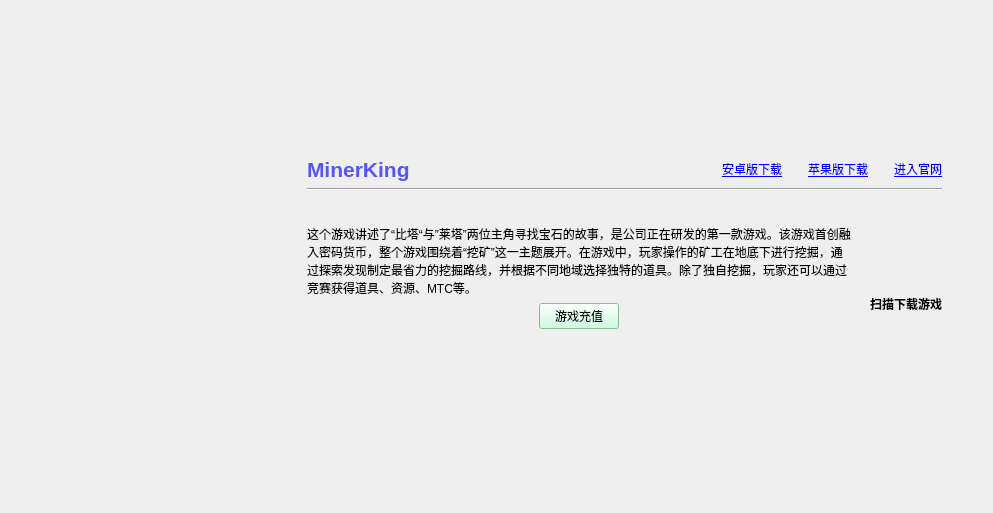
<?xml version="1.0" encoding="UTF-8"?>
<ui version="4.0">
 <class>MinerkingPage</class>
 <widget class="QWidget" name="MinerkingPage">
  <property name="geometry">
   <rect>
    <x>0</x>
    <y>0</y>
    <width>993</width>
    <height>513</height>
   </rect>
  </property>
  <property name="windowTitle">
   <string>Form</string>
  </property>
  <layout class="QVBoxLayout" name="verticalLayout_4">
   <item>
    <spacer name="verticalSpacer">
     <property name="orientation">
      <enum>Qt::Vertical</enum>
     </property>
     <property name="sizeHint" stdset="0">
      <size>
       <width>20</width>
       <height>130</height>
      </size>
     </property>
    </spacer>
   </item>
   <item>
    <layout class="QHBoxLayout" name="horizontalLayout_6">
     <item>
      <spacer name="horizontalSpacer_5">
       <property name="orientation">
        <enum>Qt::Horizontal</enum>
       </property>
       <property name="sizeType">
        <enum>QSizePolicy::Maximum</enum>
       </property>
       <property name="sizeHint" stdset="0">
        <size>
         <width>40</width>
         <height>20</height>
        </size>
       </property>
      </spacer>
     </item>
     <item>
      <layout class="QHBoxLayout" name="horizontalLayout_5">
       <item>
        <widget class="QLabel" name="lb_minerking">
         <property name="minimumSize">
          <size>
           <width>250</width>
           <height>200</height>
          </size>
         </property>
         <property name="styleSheet">
          <string notr="true">image: url(:/images/game_miningking);</string>
         </property>
         <property name="text">
          <string/>
         </property>
         <property name="pixmap">
          <pixmap>:/icons/game_minerking</pixmap>
         </property>
        </widget>
       </item>
       <item>
        <layout class="QVBoxLayout" name="verticalLayout_3">
         <item>
          <layout class="QHBoxLayout" name="horizontalLayout_2">
           <item>
            <widget class="QLabel" name="label">
             <property name="text">
              <string>&lt;html&gt;&lt;head/&gt;&lt;body&gt;&lt;p&gt;&lt;span style=&quot; font-size:16pt; font-weight:600; color:#5555ff;&quot;&gt;MinerKing&lt;/span&gt;&lt;/p&gt;&lt;/body&gt;&lt;/html&gt;</string>
             </property>
            </widget>
           </item>
           <item>
            <spacer name="horizontalSpacer">
             <property name="orientation">
              <enum>Qt::Horizontal</enum>
             </property>
             <property name="sizeHint" stdset="0">
              <size>
               <width>40</width>
               <height>20</height>
              </size>
             </property>
            </spacer>
           </item>
           <item>
            <layout class="QHBoxLayout" name="horizontalLayout">
             <item>
              <widget class="QLabel" name="lb_download_andr">
               <property name="minimumSize">
                <size>
                 <width>80</width>
                 <height>0</height>
                </size>
               </property>
               <property name="text">
                <string>&lt;!DOCTYPE HTML PUBLIC &quot;-//W3C//DTD HTML 4.0//EN&quot; &quot;http://www.w3.org/TR/REC-html40/strict.dtd&quot;&gt;
&lt;html&gt;&lt;head&gt;&lt;meta name=&quot;qrichtext&quot; content=&quot;1&quot; /&gt;&lt;style type=&quot;text/css&quot;&gt;
p, li { white-space: pre-wrap; }
&lt;/style&gt;&lt;/head&gt;&lt;body style=&quot; font-family:'SimSun'; font-size:9pt; font-weight:400; font-style:normal;&quot;&gt;
&lt;p style=&quot; margin-top:0px; margin-bottom:0px; margin-left:0px; margin-right:0px; -qt-block-indent:0; text-indent:0px;&quot;&gt;&lt;a href=&quot;http://pan.baidu.com/s/1kTiPPXX&quot;&gt;&lt;span style=&quot; text-decoration: underline; color:#0000ff;&quot;&gt;安卓版下载&lt;/span&gt;&lt;/a&gt;&lt;/p&gt;&lt;/body&gt;&lt;/html&gt;</string>
               </property>
              </widget>
             </item>
             <item>
              <widget class="QLabel" name="lb_download_ios">
               <property name="minimumSize">
                <size>
                 <width>80</width>
                 <height>0</height>
                </size>
               </property>
               <property name="text">
                <string>&lt;html&gt;&lt;head/&gt;&lt;body&gt;&lt;p&gt;&lt;a href=&quot;http://www.pgyer.com/xm4W&quot;&gt;&lt;span style=&quot; text-decoration: underline; color:#0000ff;&quot;&gt;苹果版下载&lt;/span&gt;&lt;/a&gt;&lt;/p&gt;&lt;/body&gt;&lt;/html&gt;</string>
               </property>
              </widget>
             </item>
             <item>
              <widget class="QLabel" name="lb_officeweb_mk">
               <property name="text">
                <string>&lt;html&gt;&lt;head/&gt;&lt;body&gt;&lt;p&gt;&lt;a href=&quot;http://www.moci.cn/index.php?g=home&amp;amp;m=product&amp;amp;a=index&amp;amp;id=18&quot;&gt;&lt;span style=&quot; text-decoration: underline; color:#0000ff;&quot;&gt;进入官网&lt;/span&gt;&lt;/a&gt;&lt;/p&gt;&lt;/body&gt;&lt;/html&gt;</string>
               </property>
              </widget>
             </item>
            </layout>
           </item>
          </layout>
         </item>
         <item>
          <widget class="Line" name="line">
           <property name="orientation">
            <enum>Qt::Horizontal</enum>
           </property>
          </widget>
         </item>
         <item>
          <spacer name="verticalSpacer_3">
           <property name="orientation">
            <enum>Qt::Vertical</enum>
           </property>
           <property name="sizeType">
            <enum>QSizePolicy::Expanding</enum>
           </property>
           <property name="sizeHint" stdset="0">
            <size>
             <width>20</width>
             <height>13</height>
            </size>
           </property>
          </spacer>
         </item>
         <item>
          <layout class="QHBoxLayout" name="horizontalLayout_4">
           <item>
            <layout class="QVBoxLayout" name="verticalLayout_2">
             <item>
              <widget class="QLabel" name="label_5">
               <property name="sizePolicy">
                <sizepolicy hsizetype="Expanding" vsizetype="Preferred">
                 <horstretch>0</horstretch>
                 <verstretch>0</verstretch>
                </sizepolicy>
               </property>
               <property name="minimumSize">
                <size>
                 <width>0</width>
                 <height>0</height>
                </size>
               </property>
               <property name="text">
                <string>&lt;html&gt;&lt;head/&gt;&lt;body&gt;&lt;p&gt;&lt;span style=&quot; font-family:'宋体';&quot;&gt;    这个游戏讲述了“比塔“与”莱塔”两位主角寻找宝石的故事，是公司正在研发的第一款游戏。该游戏首创融入密码货币，整个游戏围绕着“挖矿”这一主题展开。在游戏中，玩家操作的矿工在地底下进行挖掘，通过探索发现制定最省力的挖掘路线，并根据不同地域选择独特的道具。除了独自挖掘，玩家还可以通过竞赛获得道具、资源、&lt;/span&gt;MTC&lt;span style=&quot; font-family:'宋体';&quot;&gt;等。&lt;/span&gt;&lt;/p&gt;&lt;/body&gt;&lt;/html&gt;</string>
               </property>
               <property name="wordWrap">
                <bool>true</bool>
               </property>
              </widget>
             </item>
             <item>
              <layout class="QHBoxLayout" name="horizontalLayout_3">
               <item>
                <spacer name="horizontalSpacer_3">
                 <property name="orientation">
                  <enum>Qt::Horizontal</enum>
                 </property>
                 <property name="sizeHint" stdset="0">
                  <size>
                   <width>40</width>
                   <height>20</height>
                  </size>
                 </property>
                </spacer>
               </item>
               <item>
                <widget class="QPushButton" name="Button_deposit">
                 <property name="styleSheet">
                  <string notr="true">font: 75 12pt &quot;华文新魏&quot;;
background-color: rgb(190, 255, 212);</string>
                 </property>
                 <property name="text">
                  <string>游戏充值</string>
                 </property>
                </widget>
               </item>
               <item>
                <spacer name="horizontalSpacer_4">
                 <property name="orientation">
                  <enum>Qt::Horizontal</enum>
                 </property>
                 <property name="sizeType">
                  <enum>QSizePolicy::Expanding</enum>
                 </property>
                 <property name="sizeHint" stdset="0">
                  <size>
                   <width>40</width>
                   <height>20</height>
                  </size>
                 </property>
                </spacer>
               </item>
              </layout>
             </item>
            </layout>
           </item>
           <item>
            <spacer name="horizontalSpacer_2">
             <property name="orientation">
              <enum>Qt::Horizontal</enum>
             </property>
             <property name="sizeType">
              <enum>QSizePolicy::Fixed</enum>
             </property>
             <property name="sizeHint" stdset="0">
              <size>
               <width>13</width>
               <height>20</height>
              </size>
             </property>
            </spacer>
           </item>
           <item>
            <layout class="QVBoxLayout" name="verticalLayout">
             <item>
              <widget class="QLabel" name="label_qr_mk">
               <property name="layoutDirection">
                <enum>Qt::LeftToRight</enum>
               </property>
               <property name="text">
                <string/>
               </property>
               <property name="pixmap">
                <pixmap resource="../bitcoin.qrc">:/icons/qr_download_mk</pixmap>
               </property>
               <property name="alignment">
                <set>Qt::AlignCenter</set>
               </property>
              </widget>
             </item>
             <item>
              <widget class="QLabel" name="label_6">
               <property name="text">
                <string>&lt;html&gt;&lt;head/&gt;&lt;body&gt;&lt;p align=&quot;center&quot;&gt;&lt;span style=&quot; font-weight:600;&quot;&gt;扫描下载游戏&lt;/span&gt;&lt;/p&gt;&lt;/body&gt;&lt;/html&gt;</string>
               </property>
              </widget>
             </item>
            </layout>
           </item>
          </layout>
         </item>
         <item>
          <spacer name="verticalSpacer_4">
           <property name="orientation">
            <enum>Qt::Vertical</enum>
           </property>
           <property name="sizeHint" stdset="0">
            <size>
             <width>13</width>
             <height>13</height>
            </size>
           </property>
          </spacer>
         </item>
        </layout>
       </item>
      </layout>
     </item>
     <item>
      <spacer name="horizontalSpacer_6">
       <property name="orientation">
        <enum>Qt::Horizontal</enum>
       </property>
       <property name="sizeType">
        <enum>QSizePolicy::Maximum</enum>
       </property>
       <property name="sizeHint" stdset="0">
        <size>
         <width>40</width>
         <height>20</height>
        </size>
       </property>
      </spacer>
     </item>
    </layout>
   </item>
   <item>
    <spacer name="verticalSpacer_2">
     <property name="orientation">
      <enum>Qt::Vertical</enum>
     </property>
     <property name="sizeHint" stdset="0">
      <size>
       <width>20</width>
       <height>129</height>
      </size>
     </property>
    </spacer>
   </item>
  </layout>
 </widget>
 <resources>
  <include location="../bitcoin.qrc"/>
 </resources>
 <connections/>
</ui>
